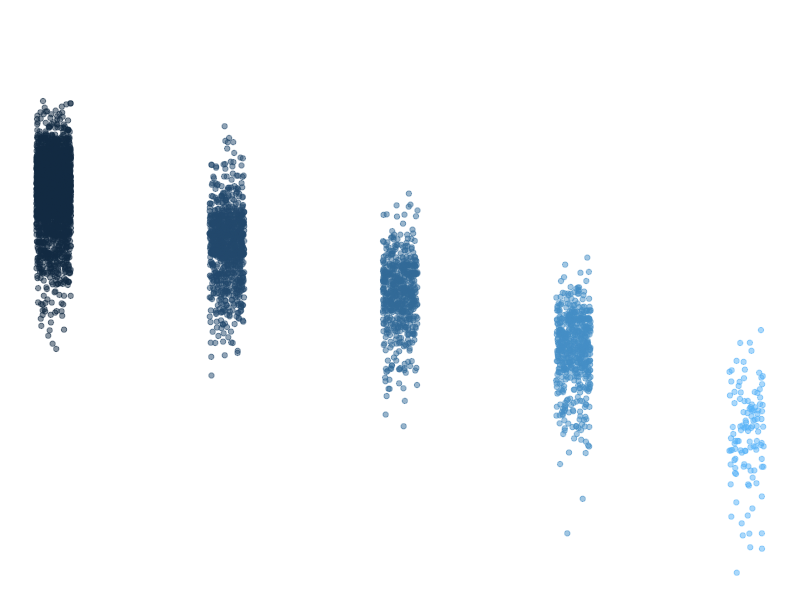

Source code (R):
## ---- chunk 1
knitr::opts_chunk$set(echo = TRUE)
library(tidyverse)
## ---- chunk 2
summary(storms)
## ---- chunk 3
names(storms)
## ---- chunk 4
ggplot(data = storms, aes(x = category, y = pressure)) +
  geom_jitter(width = 0.1, 
              alpha = 0.5,
              aes(color = category),
              show.legend = FALSE) +
  labs(x = "Storm category", 
       y = "Air pressure at storm center (millibars)"
       ) +
  theme_void()
